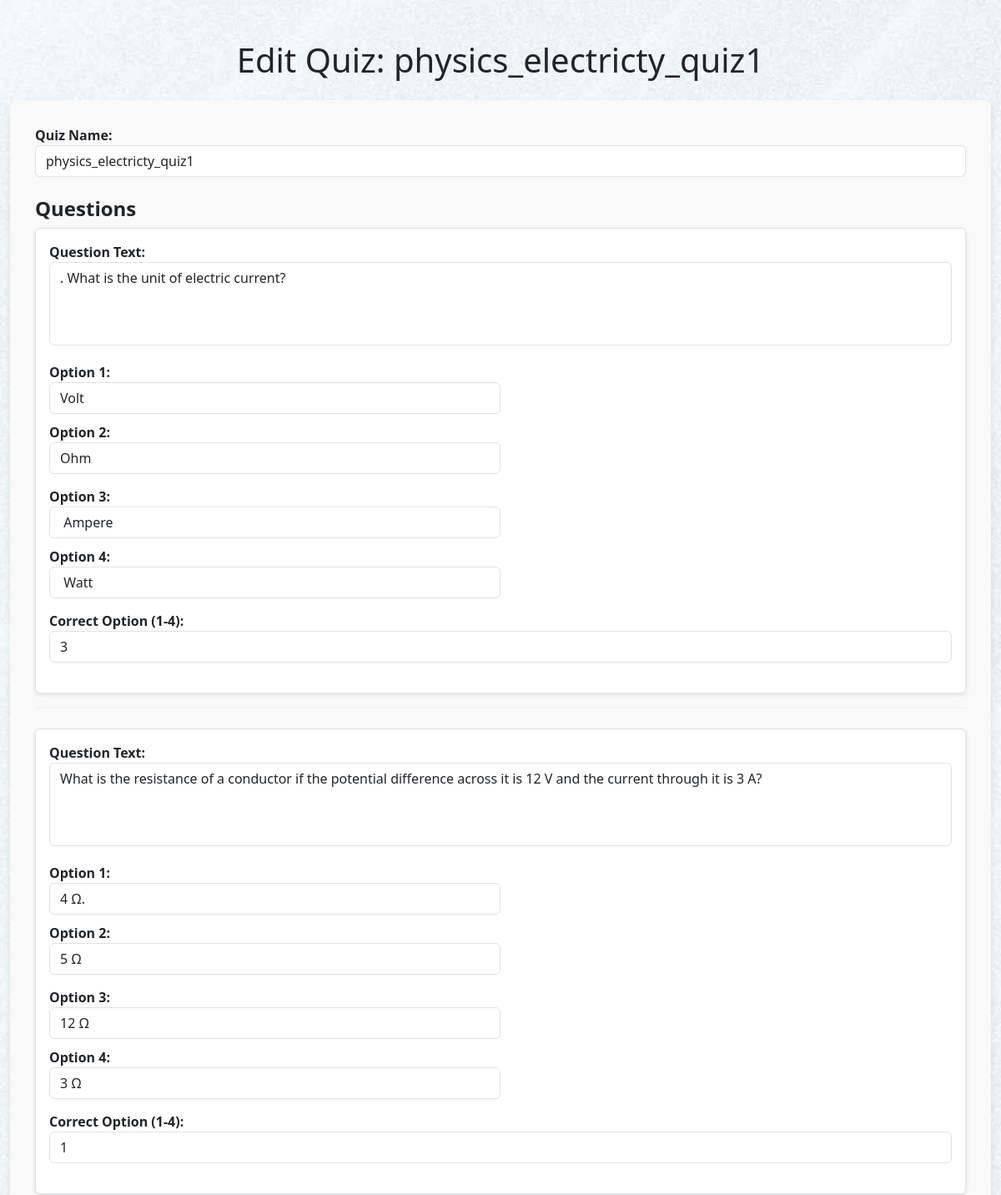
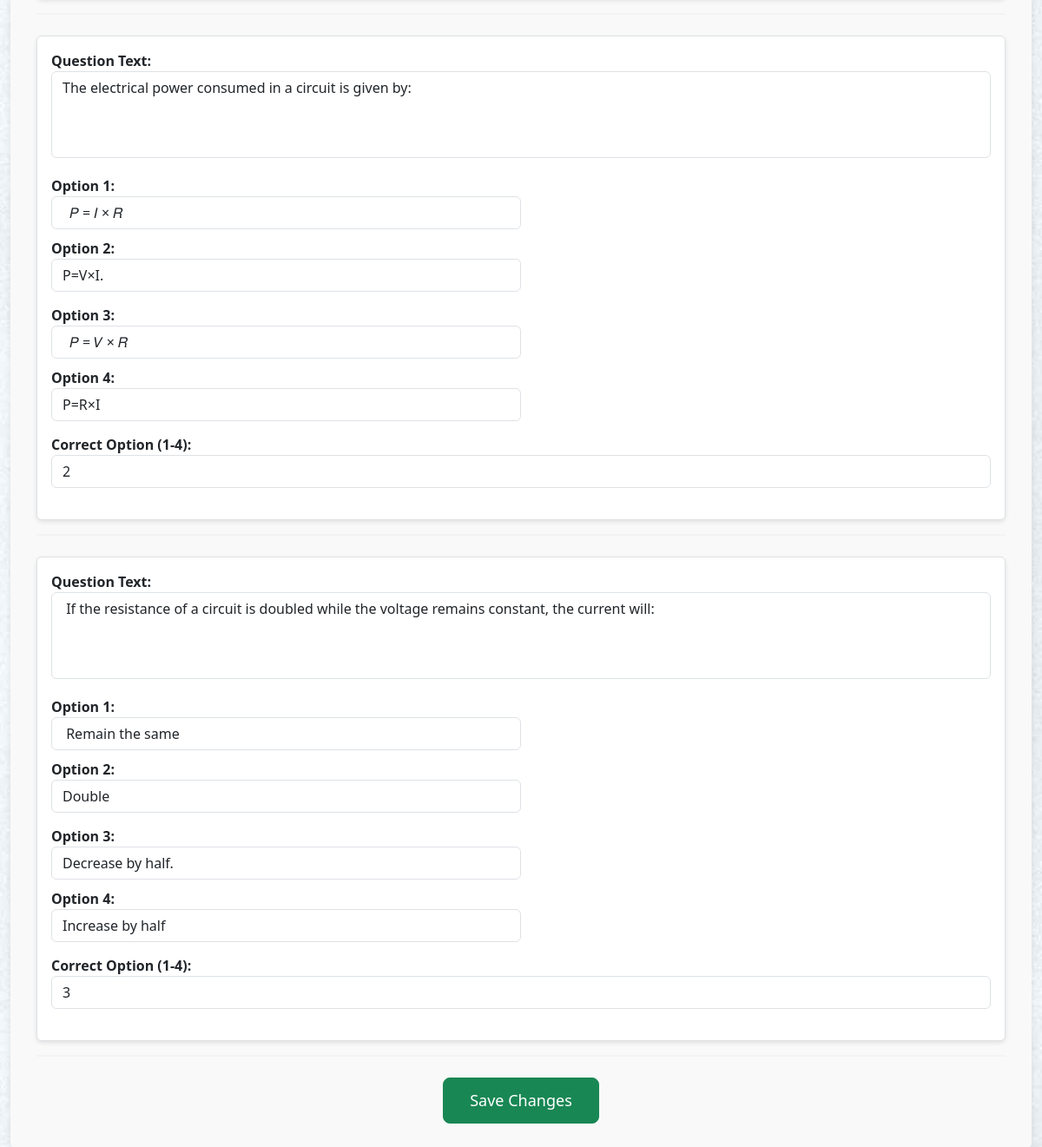
Before: /admin_quiz/2/edit (signed in) with the older database file (2 pictures, top to bottom).
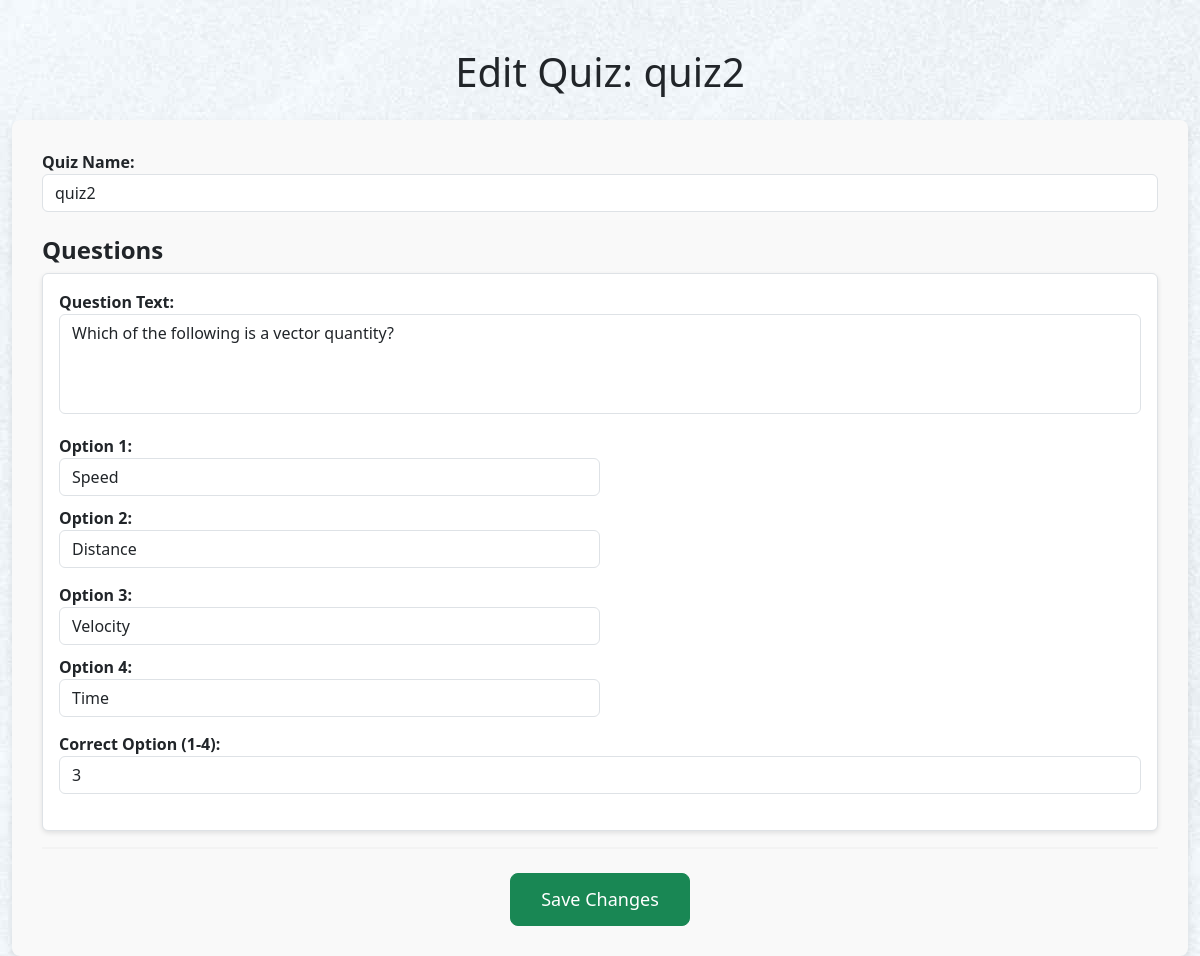
After: the same page with the newer database file.
### models/models.py (models this page shows)
class Quiz(db.Model):
    __tablename__ = "quiz"
    id = db.Column(db.Integer, primary_key=True)
    name = db.Column(db.String(100), nullable=False)
    chapter_id = db.Column(db.Integer, db.ForeignKey('chapter.id'), nullable=False)
    date_of_quiz = db.Column(db.DateTime, nullable=False, default=datetime.utcnow)
    time_duration = db.Column(db.String(5), nullable=True)  # hh:mm format
    remarks = db.Column(db.Text)
    questions = db.relationship('Question', backref='quiz', lazy=True, cascade='all, delete')

class Question(db.Model):
    __tablename__ = "question"
    id = db.Column(db.Integer, primary_key=True)
    quiz_id = db.Column(db.Integer, db.ForeignKey('quiz.id'), nullable=False)
    chapter_id = db.Column(db.Integer, db.ForeignKey('chapter.id'), nullable=False)  # Add this line
    question_statement = db.Column(db.Text, nullable=False)
    option_1 = db.Column(db.String(255), nullable=False)
    option_2 = db.Column(db.String(255), nullable=False)
    option_3 = db.Column(db.String(255), nullable=False)
    option_4 = db.Column(db.String(255), nullable=False)
    correct_option = db.Column(db.Integer, nullable=False)  # 1, 2, 3, or 4

### controllers/routes.py (the view, shortened to what this page needs)
@app.route('/admin_quiz/<int:id>/edit', methods=['GET', 'POST'])
@authcheck
@admin_required
def edit_quiz(id):
    quiz = Quiz.query.get(id)
    if not quiz:
        flash('Quiz does not exist.','warning')
        return redirect(url_for('admin_quiz'))
    return render_template('quiz/edit.html', quiz=quiz)

### controllers/routes.py (called while the page is built)
def authcheck(func):
    @wraps(func)
    def wrapper(*args, **kwargs):
        if 'user_id' not in session:
            flash('Please login to access this page')
            return redirect(url_for('login'))
        return func(*args, **kwargs)
    return wrapper

def admin_required(func):
    @wraps(func)
    def inner(*args,**kwargs):
        if 'user_id' not in session:
            flash('you need to login first')
            return redirect(url_for(login))
        user=User.query.get(session['user_id'])
        if not user.isadmin:
            flash ('You are not authorized to view this page','danger')
            return redirect(url_for('home'))
        return func(*args,**kwargs)
    return inner

### templates/quiz/edit.html (shortened to what this page needs)
{% extends "layout.html" %}
{% block content %}
    <div class="container mt-5">
        <h1 class="text-center mb-4">Edit Quiz: {{ quiz.name }}</h1>
        <form method="POST" class="edit-quiz-form">
            <div class="form-group">
                <label for="quiz_name" class="font-weight-bold">Quiz Name:</label>
                <input type="text" id="quiz_name" name="quiz_name" class="form-control" value="{{ quiz.name }}" required>
            </div>
            <div class="questions-section">
                <h3 class="font-weight-bold mt-4">Questions</h3>
                {% for question in quiz.questions %}
                    <div class="question-group border p-3 rounded mb-3">
                        <div class="form-group">
                            <label for="question_statement_{{ question.id }}">Question Text:</label>
                            <textarea id="question_statement_{{ question.id }}" name="question_statement_{{ question.id }}" class="form-control" required>{{ question.question_statement }}</textarea>
                        </div>
                        <div class="form-row">
                            <div class="col-md-6">
                                <div class="form-group">
                                    <label for="option_1_{{ question.id }}">Option 1:</label>
                                    <input type="text" id="option_1_{{ question.id }}" name="option_1_{{ question.id }}" class="form-control" value="{{ question.option_1 }}" required>
                                </div>
                            </div>
                            <div class="col-md-6">
                                <div class="form-group">
                                    <label for="option_2_{{ question.id }}">Option 2:</label>
                                    <input type="text" id="option_2_{{ question.id }}" name="option_2_{{ question.id }}" class="form-control" value="{{ question.option_2 }}" required>
                                </div>
                            </div>
                        </div>
                        <div class="form-row">
                            <div class="col-md-6">
                                <div class="form-group">
                                    <label for="option_3_{{ question.id }}">Option 3:</label>
                                    <input type="text" id="option_3_{{ question.id }}" name="option_3_{{ question.id }}" class="form-control" value="{{ question.option_3 }}" required>
                                </div>
                            </div>
                            <div class="col-md-6">
                                <div class="form-group">
                                    <label for="option_4_{{ question.id }}">Option 4:</label>
                                    <input type="text" id="option_4_{{ question.id }}" name="option_4_{{ question.id }}" class="form-control" value="{{ question.option_4 }}" required>
                                </div>
                            </div>
                        </div>
                        <div class="form-group">
                            <label for="correct_option_{{ question.id }}" class="font-weight-bold">Correct Option (1-4):</label>
                            <input type="number" id="correct_option_{{ question.id }}" name="correct_option_{{ question.id }}" class="form-control" value="{{ question.correct_option }}" min="1" max="4" required>
                        </div>
                    </div>
                    <hr class="mb-4">
                {% endfor %}
            </div>
            <div class="text-center">
                <button type="submit" class="btn btn-success btn-lg">Save Changes</button>
            </div>
        </form>
    </div>
{% endblock %}

Changed rows visible on the page:
removed Question: id ". What is the unit of electric current?", option_1 "Volt", option_2 "Ohm", option_3 "Ampere", option_4 "Watt", correct_option "3"
removed Question: id "What is the resistance of a conductor if the potential difference across it is 12 V and the current through it is 3 A?", option_1 "4 Ω.", option_2 "5 Ω", option_3 "12 Ω", option_4 "3 Ω", correct_option "1"
removed Question: id "The electrical power consumed in a circuit is given by:", option_1 "𝑃 = 𝐼 × 𝑅", option_2 "P=V×I.", option_3 "𝑃 = 𝑉 × 𝑅", option_4 "P=R×I", correct_option "2"
removed Question: id "If the resistance of a circuit is doubled while the voltage remains constant, the current will:", option_1 "Remain the same", option_2 "Double", option_3 "Decrease by half.", option_4 "Increase by half", correct_option "3"
changed Quiz: name "physics_electricty_quiz1" → "quiz2"; quiz_name "physics_electricty_quiz1" → "quiz2"
now on this page (row edited): Question: id "Which of the following is a vector quantity?", option_1 "Speed", option_2 "Distance", option_3 "Velocity", option_4 "Time", id "3"
